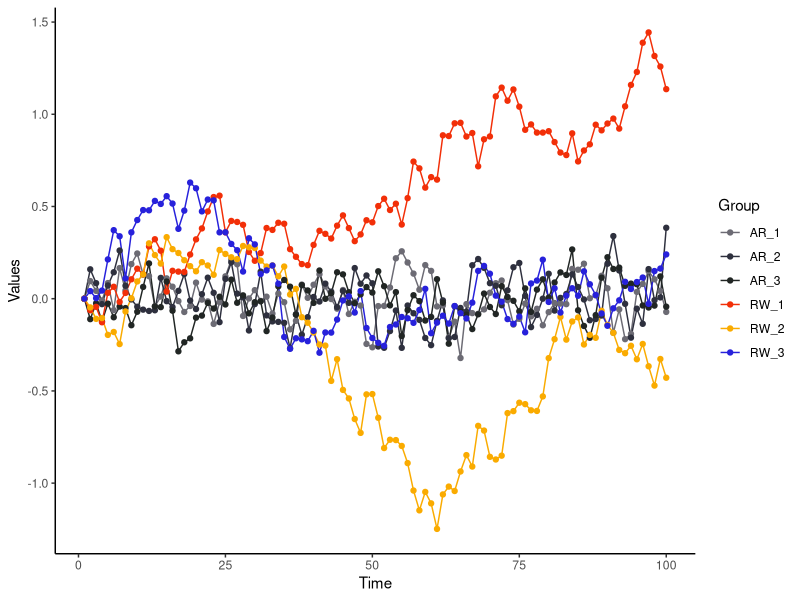

Recreate this plot in R.
## ---- chunk 1
library(tidyverse)
library(gridExtra)
## ---- chunk 2
simulate_ar <- function(n, phi, sigma = .1) {
  y <- rep(0, n)
  for (t in seq(2, n)) {
    y[t] <- phi*y[t-1] + rnorm(1, 0, sigma)
  }
  y
}
## ---- chunk 3
n <- 100
set.seed(1)
 
rw1 <- simulate_ar(n, phi = 1)
rw2 <- simulate_ar(n, phi = 1)
rw3 <- simulate_ar(n, phi = 1)

ar1 <- simulate_ar(n, phi = 0.5)
ar2 <- simulate_ar(n, phi = 0.5)
ar3 <- simulate_ar(n, phi = 0.5)
## ---- chunk 4
combinedPlot <- data.frame(
  Time = rep(seq.int(1,100), 3), 
  Values = c(ar1, ar2, ar3, rw1, rw2, rw3),
  Group = rep(c('AR_1', 'AR_2', 'AR_3', 'RW_1', 'RW_2', 'RW_3'), each = 100)
  ) %>% 
  mutate(Group = factor(Group))

combinedPlot %>%
  ggplot(aes(x = Time, y = Values,  colour = `Group`)) + 
  geom_line() +
  geom_point() + 
  theme_classic() + 
  scale_colour_manual(values = c('#6C6B74', '#2E303E', '#212624', '#F22F08', '#FAAB00', '#2721DB'))
